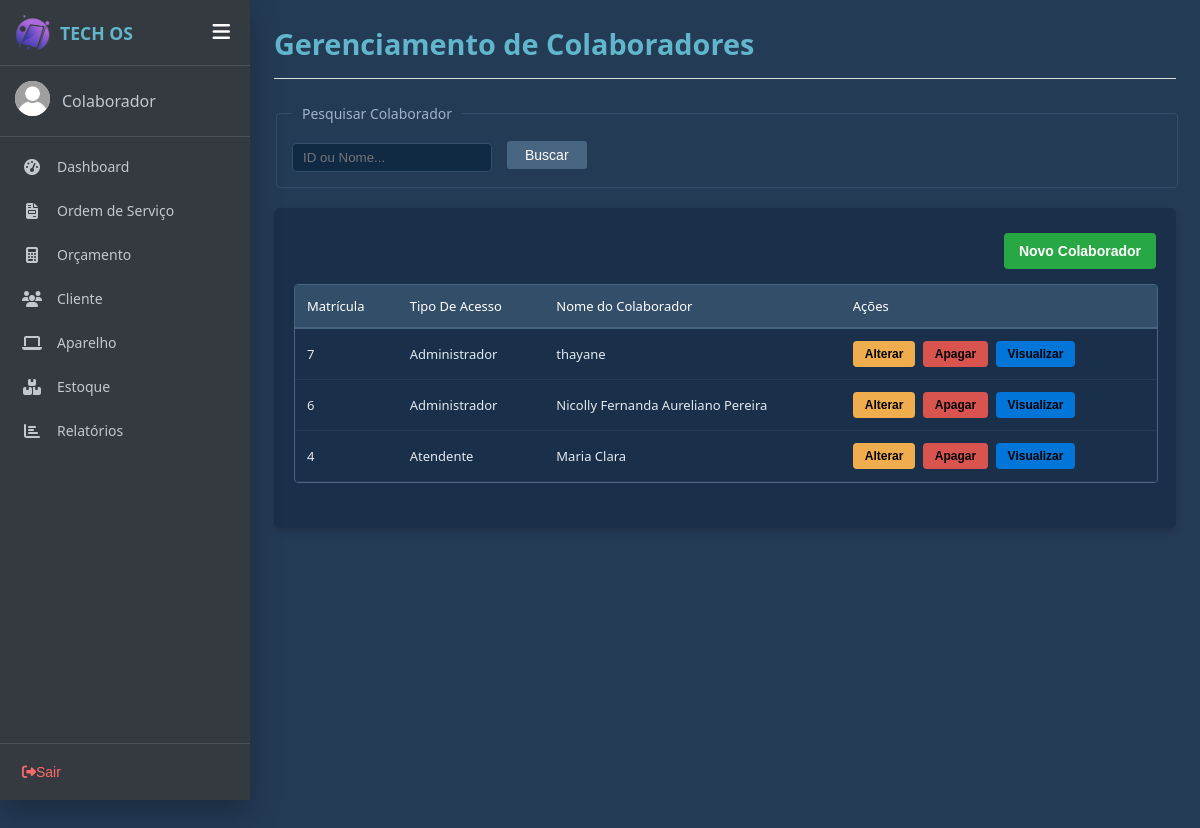
Page /funcionario.php on the earlier database version.
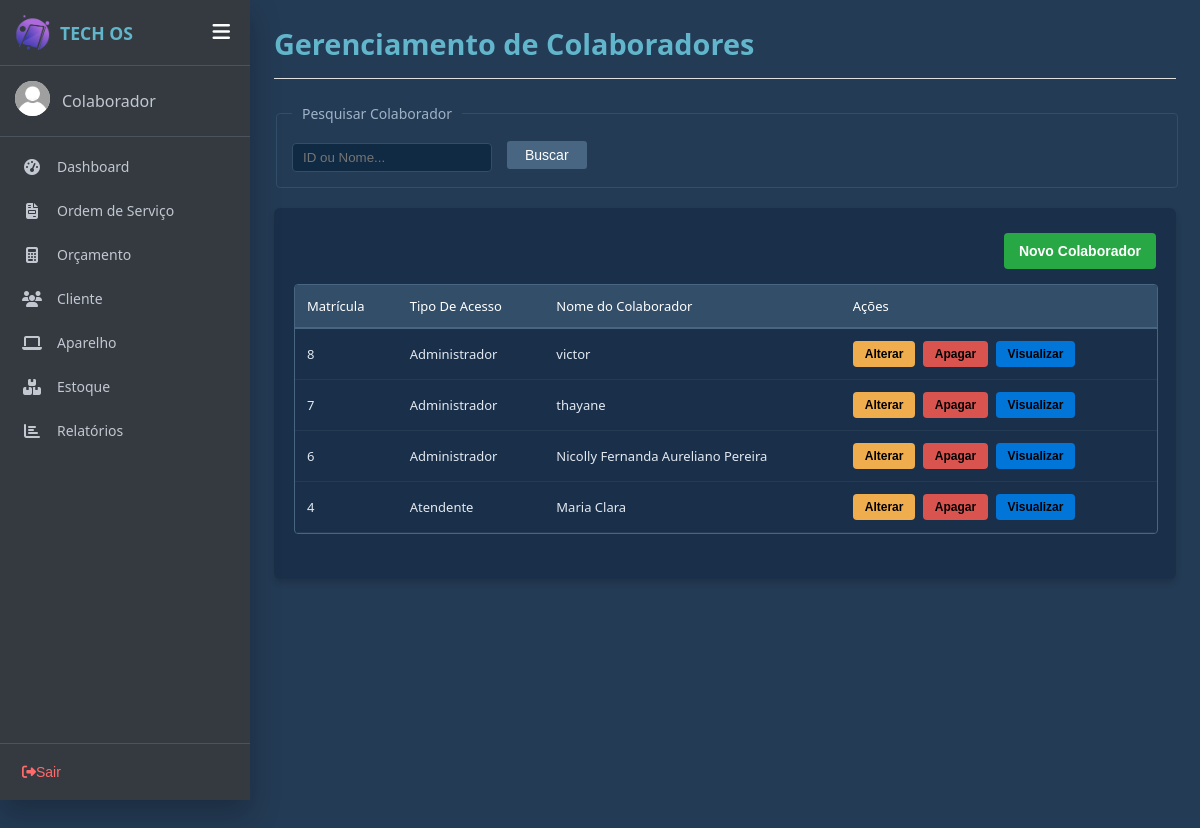
Same page on the later database version.
### tables this page shows
CREATE TABLE `funcionario` (
  `idFuncionario` int(11) NOT NULL COMMENT 'Chave primária de identificação do funcionário',
  `tipoFuncionario` varchar(50) DEFAULT NULL COMMENT 'Cargo, nível de acesso ou perfil do funcionário',
  `nomeFuncionario` varchar(150) NOT NULL COMMENT 'Nome completo do funcionário',
  `cpfFuncionario` varchar(20) DEFAULT NULL COMMENT 'CPF do funcionário',
  `telefoneFuncionario` int(20) NOT NULL,
  `emailFuncionario` varchar(150) DEFAULT NULL COMMENT 'E-mail para contato e comunicação interna',
  `cepFuncionario` int(11) NOT NULL,
  `enderecoFuncionario` varchar(255) DEFAULT NULL COMMENT 'Endereço residencial completo do funcionário',
  `numeroFuncionario` int(11) NOT NULL,
  `complementoFuncionario` varchar(50) NOT NULL,
  `bairroFuncionario` varchar(30) NOT NULL,
  `cidadeFuncionario` varchar(30) NOT NULL,
  `estadoFuncionario` varchar(30) NOT NULL,
  `login` varchar(100) DEFAULT NULL COMMENT 'Nome do usuário utilizado para autentificação no sistema',
  `senha` varchar(255) DEFAULT NULL COMMENT 'Senha de acesso criptografada do funcionário para login no sistema',
  `fotoFuncionario` varchar(225) DEFAULT NULL COMMENT 'Foto do funcionário'
);

### php/funcaoFuncionario.php (the view, shortened to what this page needs)
<?php
    function listaFuncionarios($termoBusca = ""){
        $html = "";
    include("includes/conexao.php");
    $sql = "SELECT idFuncionario, tipoFuncionario, nomeFuncionario, cpfFuncionario, emailFuncionario, telefoneFuncionario, cepFuncionario, enderecoFuncionario, numeroFuncionario, complementoFuncionario, bairroFuncionario, cidadeFuncionario, estadoFuncionario, login, senha from funcionario";
    $sql .= " ORDER BY idFuncionario DESC";
    $result = mysqli_query($conn,$sql);
    if(mysqli_num_rows($result) > 0){
        foreach($result as $coluna){
        $html .= "<tr>
                          <td>".$coluna['idFuncionario']."</td>
                          <td>".$coluna['tipoFuncionario']."</td>
                          <td>".$coluna['nomeFuncionario']."</td>
                          <td>
                            <button class='btn-alterar-tabela btn-alterar' title='Alterar'
                            data-id='".$coluna['idFuncionario']."'
                            data-tipo='".htmlspecialchars($coluna['tipoFuncionario'], ENT_QUOTES)."'
                            data-nome='".htmlspecialchars($coluna['nomeFuncionario'], ENT_QUOTES)."'
                            data-cpf='".htmlspecialchars($coluna['cpfFuncionario'], ENT_QUOTES)."'
                            data-email='".htmlspecialchars($coluna['emailFuncionario'], ENT_QUOTES)."'
                            data-telefone='".htmlspecialchars($coluna['telefoneFuncionario'], ENT_QUOTES)."'
                            data-cep='".htmlspecialchars($coluna['cepFuncionario'], ENT_QUOTES)."'
                            data-endereco='".htmlspecialchars($coluna['enderecoFuncionario'], ENT_QUOTES)."'
                            data-numero='".htmlspecialchars($coluna['numeroFuncionario'], ENT_QUOTES)."'
                            data-complemento='".htmlspecialchars($coluna['complementoFuncionario'], ENT_QUOTES)."'
                            data-bairro='".htmlspecialchars($coluna['bairroFuncionario'], ENT_QUOTES)."'
                            data-cidade='".htmlspecialchars($coluna['cidadeFuncionario'], ENT_QUOTES)."'
                            data-estado='".htmlspecialchars($coluna['estadoFuncionario'], ENT_QUOTES)."'
                            data-login='".htmlspecialchars($coluna['login'], ENT_QUOTES)."'
                            data-senha='".htmlspecialchars($coluna['senha'], ENT_QUOTES)."'
                            >
                            Alterar
                            </button>
                            <button class='btn-apagar-tabela btn-apagar' title='Apagar'
                            data-id='".$coluna['idFuncionario']."'
                            >
                            Apagar
                            </button>
                            <button class='btn-visualizar-tabela btn-visualizar' title='Visualizar'
                            data-id='".$coluna['idFuncionario']."'
                            data-tipo='".htmlspecialchars($coluna['tipoFuncionario'], ENT_QUOTES)."'
                            data-nome='".htmlspecialchars($coluna['nomeFuncionario'], ENT_QUOTES)."'
                            data-cpf='".htmlspecialchars($coluna['cpfFuncionario'], ENT_QUOTES)."'
                            data-email='".htmlspecialchars($coluna['emailFuncionario'], ENT_QUOTES)."'
                            data-telefone='".htmlspecialchars($coluna['telefoneFuncionario'], ENT_QUOTES)."'
                            data-cep='".htmlspecialchars($coluna['cepFuncionario'], ENT_QUOTES)."'
                            data-endereco='".htmlspecialchars($coluna['enderecoFuncionario'], ENT_QUOTES)."'
                            data-numero='".htmlspecialchars($coluna['numeroFuncionario'], ENT_QUOTES)."'
                            data-complemento='".htmlspecialchars($coluna['complementoFuncionario'], ENT_QUOTES)."'
                            data-bairro='".htmlspecialchars($coluna['bairroFuncionario'], ENT_QUOTES)."'
                            data-cidade='".htmlspecialchars($coluna['cidadeFuncionario'], ENT_QUOTES)."'
                            data-estado='".htmlspecialchars($coluna['estadoFuncionario'], ENT_QUOTES)."'
                            data-login='".htmlspecialchars($coluna['login'], ENT_QUOTES)."'
                            data-senha='".htmlspecialchars($coluna['senha'], ENT_QUOTES)."'
                            >Visualizar</button>
                            </td>
                     </tr>";
        }
    }
        return $html;
    }
    ?>

Differences in the rows shown:
added funcionario: idFuncionario "8", tipoFuncionario "Administrador", nomeFuncionario "victor"
